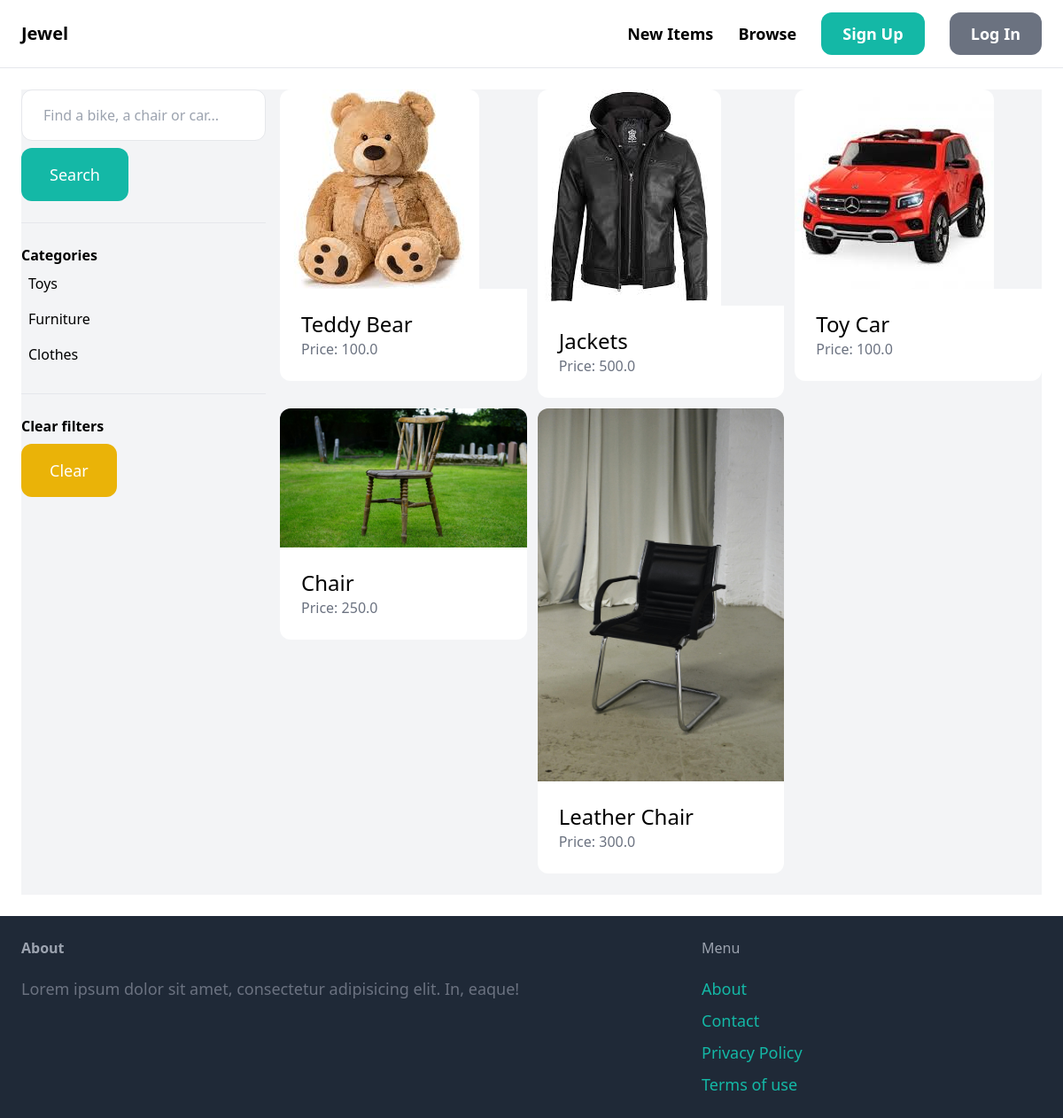
The app's page /items/ with its own data.
### item/models.py (models this page shows, shortened)
class Category(models.Model):
    name = models.CharField(max_length=255)
    class Meta:
        verbose_name_plural = 'Categories'

class Item(models.Model):
    category = models.ForeignKey(Category, related_name='items', on_delete= models.CASCADE)
    name = models.CharField(max_length=255)
    description = models.TextField(blank=True, null=True)
    price = models.FloatField()
    image = models.ImageField(upload_to='item_images', blank=True, null=True)
    is_sold = models.BooleanField(default=False)
    created_by = models.ForeignKey(User, related_name='items', on_delete=models.CASCADE)
    created_at = models.DateTimeField(auto_now_add=True)

### item/views.py (the view)
# urls.py: path("", views.items, name='items'),
def items(request):
    query = request.GET.get('query', '')
    category_id = request.GET.get('category', 0)
    categories = Category.objects.all()
    items = Item.objects.filter(is_sold=False)
    if category_id:
        items = items.filter(category_id=category_id)
    if query:
        items = items.filter(Q(name__icontains=query) | Q(description__icontains=query))
    return render(request, 'item/items.html', {
        'items': items,
        'query': query,
        'categories': categories,
        'category_id': int(category_id)
    })

### item/templates/item/items.html (shortened to what this page needs)
{% extends 'core/base.html' %}
{% block content %}
    <div class="pb-6 grid grid-cols-4 gap-4 bg-gray-100">
        <div class="col-span-1">
            <form method="get" action="{% url 'item:items' %}">
                <input name="query" class="w-full py-4 px-6 border rounded-xl" type="text" value="{{ query }}" placeholder="Find a bike, a chair or car...">
                <button class="mt-2 py-4 px-8 text-lg bg-teal-500 text-white rounded-xl">Search</button>
            </form>
            <hr class="my-6">
            <p class="font-semibold">Categories</p>
            <ul>
                {% for category in categories %}
                    <li class="py-2 px-2 rounded-xl{% if category.id == category_id %} bg-gray-200{% endif %}">
                        <a href="{% url 'item:items' %}?query={{ query }}&category={{ category.id }}">{{ category.name }}</a>
                    </li>
                {% endfor %}
            </ul>
            <hr class="my-6">
            <p class="font-semibold">Clear filters</p>
            <ul>
                <li><a href="{% url 'item:items' %}" class="mt-2 py-4 px-8 inline-block bg-yellow-500 text-lg rounded-xl text-white">Clear</a>
        </div>
        <div class="col-span-3">
            <div class="grid grid-cols-3 gap-3">
                {% for item in items %}
                    <div>
                        <a href="{% url 'item:detail' item.id %}">
                            <div>
                                <img src="{{ item.image.url }}" class="rounded-t-xl">
                            </div>
                            <div class="p-6 bg-white rounded-b-xl">
                                <h2 class="text-2xl">{{ item.name }}</h2>
                                <p class="text-gray-500">Price: {{ item.price }}</p>
                            </div>
                        </a>
                    </div>
                {% endfor %}
            </div>
        </div>
    </div>
{% endblock %}

### records on screen
Category: name "Toys"
Category: name "Furniture"
Category: name "Clothes"
Item: image (picture), name "Teddy Bear", price "100.0"
Item: image (picture), name "Jackets", price "500.0"
Item: image (picture), name "Toy Car", price "100.0"
Item: image (picture), name "Chair", price "250.0"
Item: image (picture), name "Leather Chair", price "300.0"
